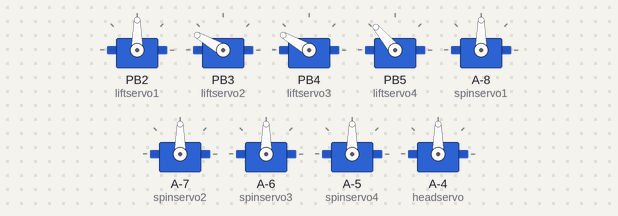
The sketch below on a simulated ATtiny85, built with avr-gcc and run on an emulated ATtiny85. Parts: 9 × servo.

Above: at 1.85 s.
At 2.95 s:
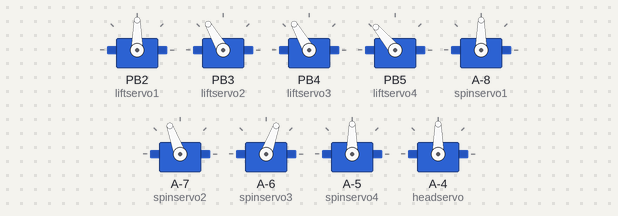
At 4.1 s:
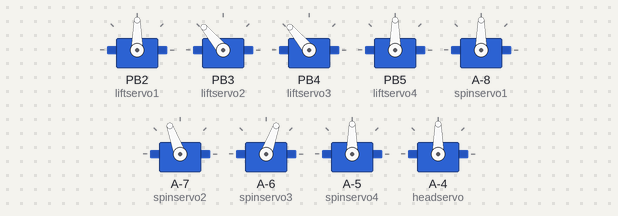
At 6.35 s:
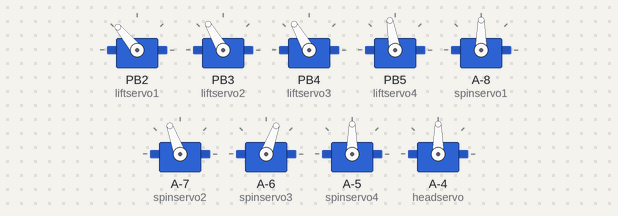
At 8.6 s:
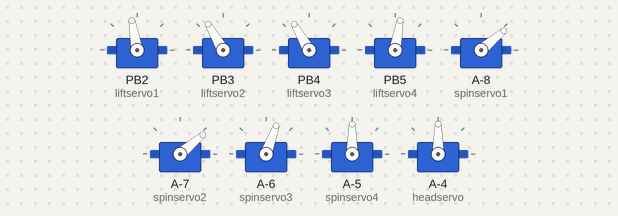
At 10.9 s:
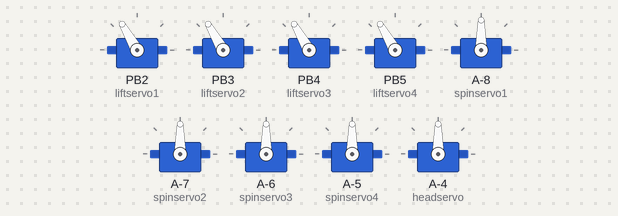
Timing chart, 0 to 13.7 s (numbered marks = the images above):
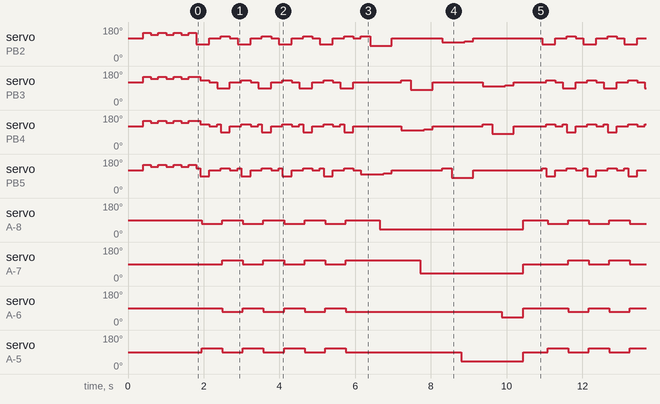

Measured:
- by itself, servo on A-8 (spinservo1): repeats every 9.1 s: 3 × (90° 0.54 s, 70° 0.54 s), 90° 0.90 s, 40° 3.8 s, 90° 0.64 s, 70° 0.54 s
- by itself, servo on A-7 (spinservo2): repeats every 9.1 s: 2 × (90° 0.54 s, 110° 0.54 s), 90° 0.54 s, 110° 2.0 s, 40° 2.7 s, 90° 1.2 s, 110° 0.54 s
- by itself, servo on A-6 (spinservo3): repeats every 9.1 s: 2 × (90° 0.54 s, 70° 0.54 s), 90° 0.54 s, 70° 4.1 s, 40° 0.57 s, 90° 1.2 s, 70° 0.54 s
- by itself, servo on A-5 (spinservo4): repeats every 9.1 s: 3 × (90° 0.54 s, 110° 0.54 s), 90° 3.0 s, 40° 1.6 s, 90° 0.64 s, 110° 0.54 s

The sketch:

mk_hardCode_turning.ino
```cpp
#include <SoftwareServo.h>


SoftwareServo spinservo1;
SoftwareServo liftservo1;
SoftwareServo spinservo2;
SoftwareServo liftservo2;
SoftwareServo spinservo3;
SoftwareServo liftservo3;
SoftwareServo spinservo4;
SoftwareServo liftservo4;
SoftwareServo headservo;
int ledRED = 11;
int ledGRN = 12;
int ledBLU = 13;

int poslift = 0;    // variable to store the lift servo position
int posspin = 0;    // variable to store the spin servo position
int rest = 90;      // variable for center leg location
int A = 0;
int B = 0;

#define LIFT_MID  120
#define LIFT_UP   80

#define SPIN_MID  90

void setup()
{
  // if noodle is face forward :
  liftservo1.attach(2); //lift front right leg
  liftservo2.attach(3); //lift front left leg
  liftservo3.attach(4); //lift back right leg
  liftservo4.attach(5); //lift back left leg
  spinservo1.attach(6); //rotate front right leg
  spinservo2.attach(7); //rotate front left leg
  spinservo3.attach(8); //rotate back right leg
  spinservo4.attach(9); //rotate back left leg
  headservo.attach(10); //turns eye stalk gantry
  pinMode(ledRED, OUTPUT);
  pinMode(ledGRN, OUTPUT);
  pinMode(ledBLU, OUTPUT);

  //postion legs in square to start walking...
  spinservo1.write(90);
  spinservo2.write(90);
  spinservo3.write(90);
  spinservo4.write(90);
  liftservo1.write(120);
  liftservo2.write(120);
  liftservo3.write(120);
  liftservo4.write(120);
  headservo.write(90);
  digitalWrite(ledRED, LOW);
  //digitalWrite(ledRED, HIGH);
  //digitalWrite(ledGRN, HIGH);
  myDelay(400);
  bounce();
  digitalWrite(ledRED, HIGH);

}

void loop() {
  // Walking

  for ( int i=0; i<4; i++) {
    stepLeft();
    myDelay(200);
    stepRight();
    myDelay(200);
  }


  setLift(120);
  turn();
  setSpin(90);
  myDelay(500);

}

void turn() {
  turnLeg(&liftservo1, &spinservo1, &liftservo4);
  turnLeg(&liftservo2, &spinservo2, &liftservo3);
  turnLeg(&liftservo4, &spinservo4, &liftservo1);
  turnLeg(&liftservo3, &spinservo3, &liftservo2);

}
void turnLeg( SoftwareServo *leg, SoftwareServo *spin, SoftwareServo *opposingLeg ) {
  leg->write(130);
  opposingLeg->write(100);
  myDelay(250);
  leg->write(LIFT_UP);
  myDelay(250);

  // Spin leg
  spin->write(40);
  myDelay(100);
  opposingLeg->write(105);
  myDelay(220);
  leg->write(LIFT_MID);
  opposingLeg->write(LIFT_MID);
  myDelay(250);
}

void stepLeft() {
  int amount = 20;
  //step 1
  liftservo1.write(90);
  liftservo4.write(130);
  myDelay(100);  // Time it takes to lift up.
  liftservo4.write(90);
  liftservo2.write(130);
  liftservo3.write(130);
  myDelay(40);
  spinservo1.write(90-amount);
  spinservo4.write(90+amount);
  spinservo2.write(90);
  spinservo3.write(90);
  myDelay(200); // Time it takes to rotate.
  setLift(120);
}

void stepRight() {
  liftservo2.write(90);
  liftservo3.write(130);
  myDelay(100);
  liftservo3.write(90);
  liftservo1.write(130);
  liftservo4.write(130);

  myDelay(40);
  spinservo2.write(110);
  spinservo3.write(70);
  spinservo1.write(90);
  spinservo4.write(90);

  myDelay(200);
  setLift(120);

}

void myDelay( int mSecs ) {
  for (int i = 0; i < (mSecs / 10); i++) {
    SoftwareServo::refresh();
    delay(10);
  }
}

void bounce() {
  setLift(150);
  myDelay(200);
  setLift(140);
  myDelay(200);
  setLift(150);
  myDelay(200);
  setLift(140);
  myDelay(200);
  setLift(150);
  myDelay(200);
  setLift(140);
  myDelay(200);
  setLift(150);
  myDelay(200);
}

void setSpin( int spin ) {
  spinservo1.write(spin);
  spinservo2.write(spin);
  spinservo3.write(spin);
  spinservo4.write(spin);
}
void setLift( int lift ) {
  liftservo1.write(lift);
  liftservo2.write(lift);
  liftservo3.write(lift);
  liftservo4.write(lift);
}
```
